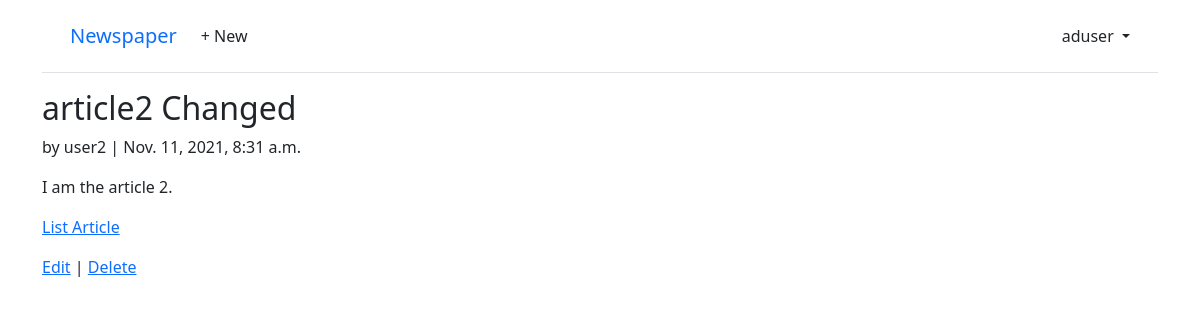
The app's page /articles/2/ (signed in) with its own data.
### accounts/models.py (models this page shows)
class CustomUser(AbstractUser):
    age = models.PositiveIntegerField(blank=True, null=True)

### articles/models.py (models this page shows, shortened)
class Article(models.Model):
    title = models.CharField(max_length = 255)
    date = models.DateTimeField(auto_now_add=True)
    body = models.TextField()
    author = models.ForeignKey(get_user_model(),
                               on_delete = models.CASCADE,
                               )

### articles/views.py (the view)
# urls.py: path('<int:pk>/', ArticleDetailView.as_view(), name='article_detail'),
class ArticleDetailView(LoginRequiredMixin,DetailView):
    model = Article
    template_name = 'article_detail.html'

### templates/article_detail.html
{% extends 'base.html' %}
{% block content %}
    <div class="article-entry">
        <h2>{{ article.title }}</h2>
        <p>by {{ article.author }} | {{ article.date }}</p>
        <p>{{ article.body }}</p>
    </div>
    <p><a href="{% url 'article_list' %}">List Article</a></p>
    <p><a href="{% url 'article_edit' article.pk %}">Edit</a> |
        <a href="{% url 'article_delete' article.pk %}" >Delete</a></p>
{% endblock content %}

### templates/base.html (shortened to what this page needs)
<!DOCTYPE html>
{% load static %}
<html lang="en">
<head>
    <link href="https://cdn.jsdelivr.net/npm/bootstrap@5.1.3/dist/css/bootstrap.min.css" rel="stylesheet">
</head>
<body>
<div class="container">
  <header class="p-3 mb-3 border-bottom">
    <div class="container">
      <div class="d-flex flex-wrap align-items-center justify-content-center justify-content-lg-start">
        <a class="navbar-brand" href="{% url 'home' %}">Newspaper</a>
        <ul class="nav col-12 col-lg-auto me-lg-auto mb-2 justify-content-center mb-md-0">
        {% if user.is_authenticated %}
          <li><a href="{% url 'article_create' %}" class="nav-link px-2 link-dark">+ New</a></li>
        </ul>
        <div class="dropdown text-end">
          <a href="#" class="d-block link-dark text-decoration-none dropdown-toggle" id="dropdownUser1" data-bs-toggle="dropdown" aria-expanded="false">
            {{ user.username }}
          </a>
        </div>
        {% else %}
        </ul>
        <div class="text-end">
          <a href="{% url 'login' %}" class="btn btn-outline-primary me-2">Log In</a>
          <a href="{% url 'signup' %}" class="btn btn-primary">Sign Up</a>
        </div>
        {% endif %}
      </div>
    </div>
  </header>
</div>
  <main>
      <div class="container">
          {% block content %}
          {% endblock content %}
      </div>
  </main>
</body>
</html>

### records on screen
CustomUser: username "aduser"
Article: title "article2 Changed", author "user2", date "Nov. 11, 2021, 8:31 a.m.", body "I am the article 2."
